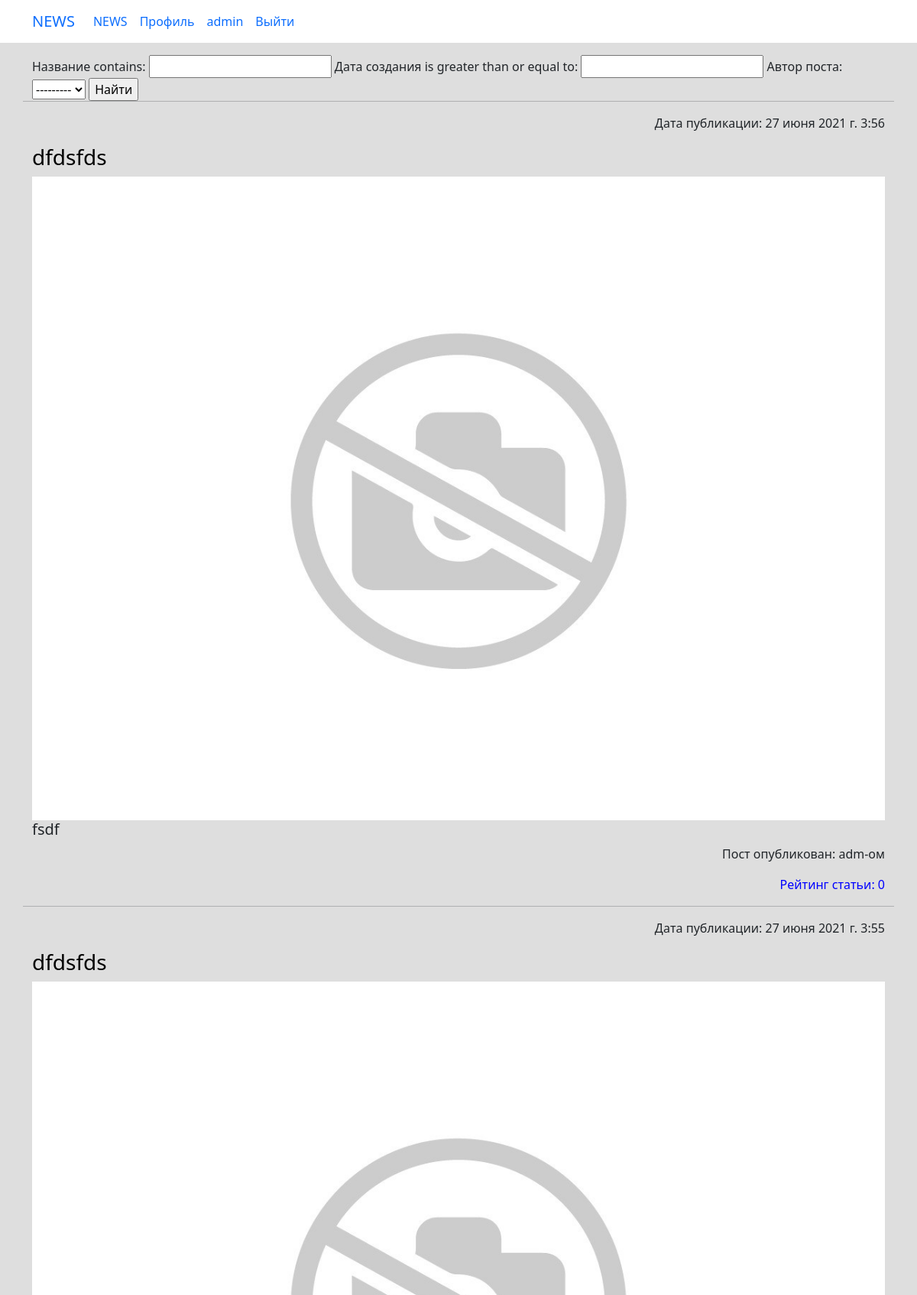
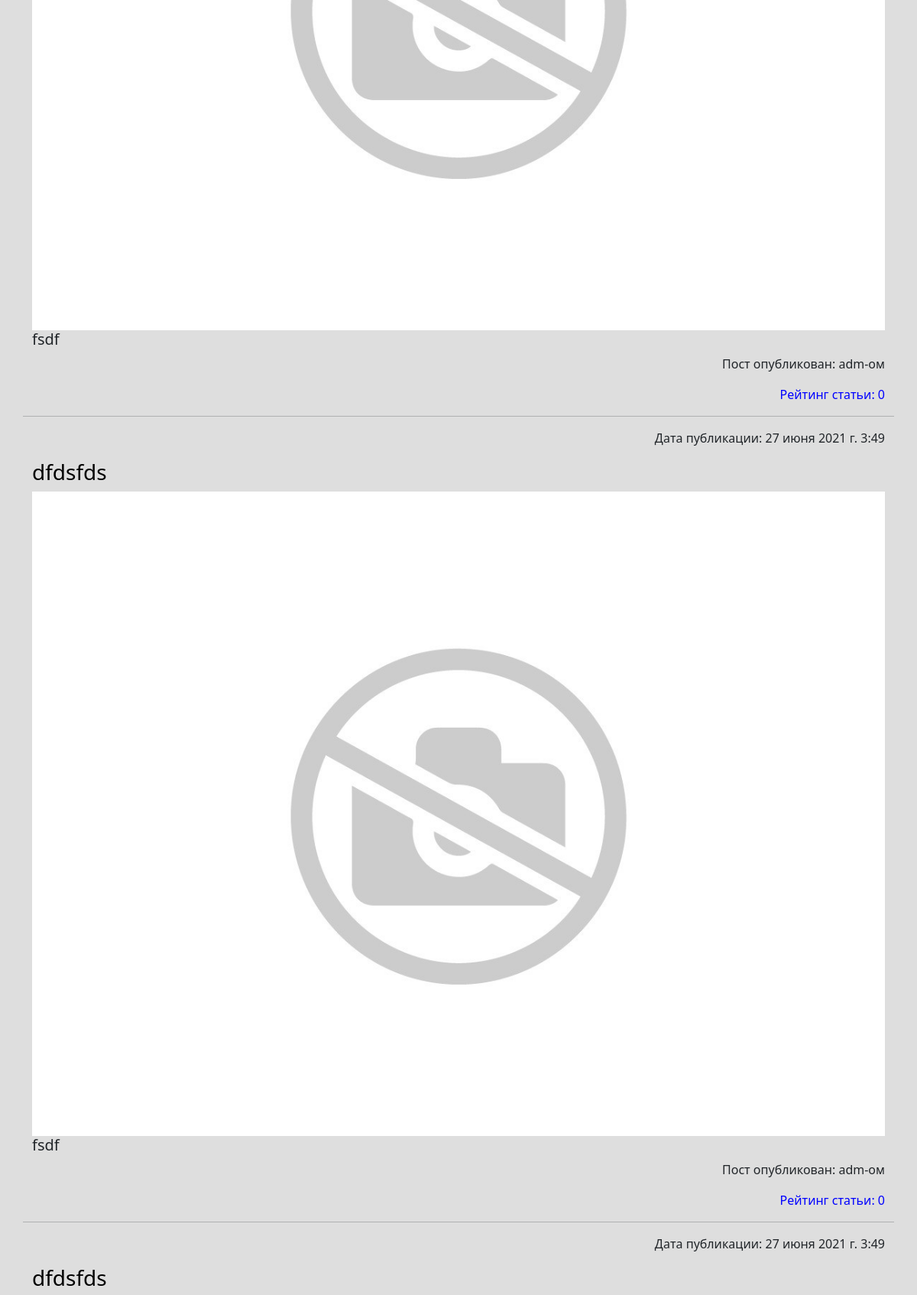
/news/search/ (signed in, upper part), run on the app's committed database (2 pictures, top to bottom).
### news/models.py (models this page shows, shortened)
class Post(models.Model):
    PostAuthor = models.ForeignKey(Author, on_delete=models.CASCADE, verbose_name='Автор поста')
    PostNews = 'PN'
    PostArticle = 'PA'
    POSITIONS = [
        (PostArticle, 'Статья'),
        (PostNews, 'Новость'),
    ]
    postCategory = models.ManyToManyField(Category, verbose_name='Категория поста',  through='PostCategory')
    title = models.CharField(max_length=50, verbose_name='Название')
    positions = models.CharField(max_length=2, choices=POSITIONS, default=PostArticle, verbose_name='Тип поста')
    category_id = models.ForeignKey(Category, verbose_name='Категория', null=True, on_delete=models.CASCADE, related_name='category_id')
    data = models.DateTimeField(auto_now_add=True, verbose_name='Дата создания')
    data_update = models.DateTimeField(auto_now=True, verbose_name='Дата редактирования')
    photo = models.ImageField(upload_to='photos/%Y/%m/%d/', verbose_name='Фото', blank=True, default='/photos/def/1.jpg/')
    previewName = models.CharField(max_length=128, verbose_name='Превью поста')
    text = RichTextField(blank=True, null=True, verbose_name='Текст поста')
    rating = models.SmallIntegerField(default=0, verbose_name='Рейтинг')
    public = models.BooleanField(default=True, verbose_name='Опубликовано')
    class Meta:
        verbose_name = 'Пост'
        verbose_name_plural = 'Посты'

class Author(models.Model):
    authorUser = models.OneToOneField(User, on_delete=models.CASCADE)
    authorRaitng = models.SmallIntegerField(default=0)
    def __str__(self):
        return str(self.authorUser)
    class Meta:
        verbose_name = 'Автор'
        verbose_name_plural = 'Авторы'

### news/views.py (the view)
# urls.py: path('search/', newSearch.as_view(), name='news_search'),
class newSearch(LoginRequiredMixin, PermissionRequiredMixin, ListView):
    model = Post
    template_name = 'new_search.html'
    context_object_name = 'newsearch'
    ordering = '-data'
    permission_required = 'news.view_post'
    def get_context_data(self, **kwargs):
        context = super().get_context_data(**kwargs)
        context['filter'] = newsFilter(self.request.GET, queryset=self.get_queryset())
        return context

### news/templatetags/custom_filters.py (called while the page is built)
@register.filter(name='censor_filter')
def censor_filter(value):
    for i in bad_words:
        value = value.lower()
        value = value.replace(i, '***')
    return value

### templates/new_search.html (shortened to what this page needs)
<!DOCTYPE html>
<html lang="en">
<head> {% extends 'flatpages/base.html' %} {% load custom_filters %}
{%block content%}
    <form method="GET">
    {{ filter.form }}
    <input type="submit" value="Найти">
    </form>
    <hr>
    {% for new in filter.qs %}
    <p style="text-align: right;">Дата публикации: {{new.data}}</p>
    <h3><span style="color: #000000;"><a style="color: #000000;" href="{% url 'news_detail' new.id %}">{{new.title|censor_filter}}</a></span></h3>
    <br>
    {%if new.photo%}
        <img src="{{new.photo.url}}" width="350">
    {%endif%}
    <br>
    <h5>{{new.text|truncatechars:50|censor_filter}}</h5>
    <p style="text-align: right;">Пост опубликован: {{new.PostAuthor}}-ом</p>
    <p style="text-align: right;"><span style="text-align: right; color: #0000ff;">Рейтинг статьи: {{new.rating}}</span></p>
    <hr>
    {% endfor %}
{%endblock content%}

### data on the page
Post: data "27 июня 2021 г. 3:56", title|censor_filter "dfdsfds", photo (picture), text|censor_filter "fsdf", PostAuthor "adm", rating "0"
Post: data "27 июня 2021 г. 3:55", title|censor_filter "dfdsfds", photo (picture), text|censor_filter "fsdf", PostAuthor "adm", rating "0"
Post: data "27 июня 2021 г. 3:49", title|censor_filter "dfdsfds", photo (picture), text|censor_filter "fsdf", PostAuthor "adm", rating "0"
Post: data "27 июня 2021 г. 3:49", title|censor_filter "dfdsfds"
